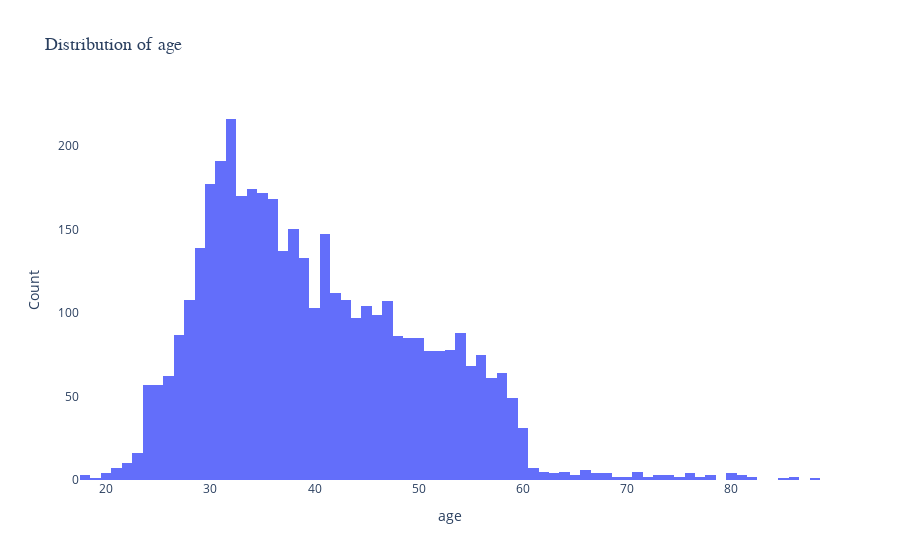
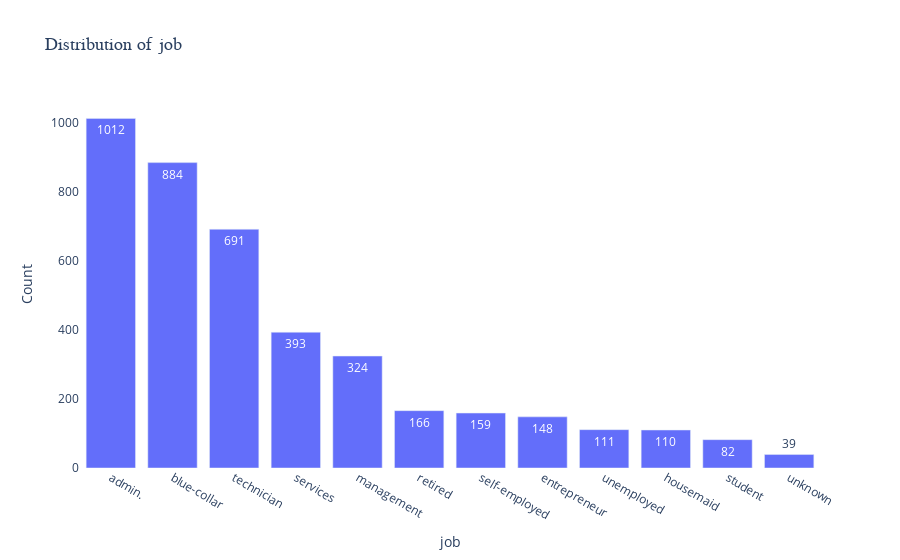
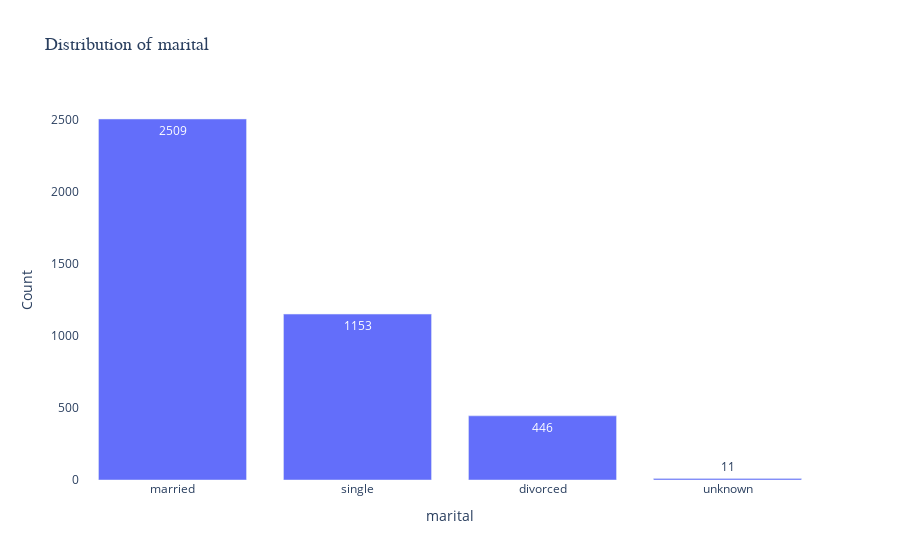
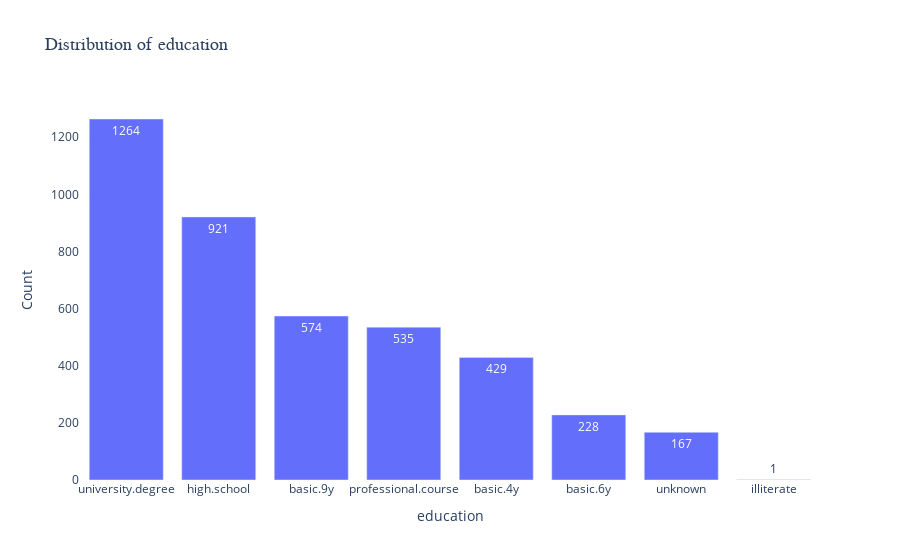

Notebook code cell kept with these figures, in order:
### Code cell
# Define the columns you want to plot
columns =['age',
 'job',
 'marital',
 'education',
 'default',
 'balance',
 'housing',
 'loan',
 'contact',
 'day',
 'month',
 'duration',
 'campaign',
 'pdays',
 'previous',
 'poutcome',
 'y']
# Iterate through each column and create a bar chart or histogram
for column in columns:
    try:
        if column not in df.columns:
            print(f"Column {column} does not exist in the DataFrame")
            continue
        
        # Check if the column is suitable for a bar chart (categorical data)
        if df[column].dtype == 'object' or df[column].dtype.name == 'category':
            # Count the occurrences of each unique value
            column_counts = df[column].value_counts().reset_index()
            column_counts.columns = [column, 'count']
            
            # Create a bar chart using plotly.express
            fig = px.bar(
                column_counts,
                x=column,
                y='count',
                title=f'Distribution of {column}',
                labels={column: column, 'count': 'Count'},
                text='count'
            )
            
            # Update layout for better readability
            fig.update_layout(
                xaxis_title=column,
                yaxis_title='Count',
                paper_bgcolor='rgba(0,0,0,0)',
                plot_bgcolor='rgba(0,0,0,0)',
                title_font=dict(size=18, family="Arial"),
                xaxis={'categoryorder': 'total descending'}
            )
            
            # Show the figure
            fig.show()

        # For numerical data
        elif df[column].dtype in ['int64', 'float64']:
            # Create a histogram for numerical columns
            fig = px.histogram(
                df,
                x=column,
                title=f'Distribution of {column}',
                labels={column: column, 'count': 'Count'}
            )
            
            # Update layout for better readability
            fig.update_layout(
                xaxis_title=column,
                yaxis_title='Count',
                paper_bgcolor='rgba(0,0,0,0)',
                plot_bgcolor='rgba(0,0,0,0)',
                title_font=dict(size=18, family="Arial")
            )
            
            # Show the figure
            fig.show()
    
    except Exception as e:
        print(f"Could not create plot for column {column}: {e}")

### Figure 1 — Plotly figure (JSON) as saved in the notebook; plotly's stock layout.template omitted (floating-point values rounded to 4 significant figures; data arrays with more than 128 entries replaced by an {"elided": "..."} marker saying what was removed)
{"data": [{"alignmentgroup": "True", "bingroup": "x", "hovertemplate": "age=%{x}<br>count=%{y}<extra></extra>", "legendgroup": "", "marker": {"color": "#636efa", "pattern": {"shape": ""}}, "name": "", "offsetgroup": "", "orientation": "v", "showlegend": false, "type": "histogram", "x": {"elided": "4119 int values"}, "xaxis": "x", "yaxis": "y"}], "layout": {"autosize": true, "barmode": "relative", "legend": {"tracegroupgap": 0}, "paper_bgcolor": "rgba(0, 0, 0, 0)", "plot_bgcolor": "rgba(0, 0, 0, 0)", "title": {"font": {"family": "Arial", "size": 18}, "text": "Distribution of age"}, "xaxis": {"anchor": "y", "autorange": true, "domain": [0, 1], "range": [17.5, 88.5], "title": {"text": "age"}, "type": "linear"}, "yaxis": {"anchor": "x", "autorange": true, "domain": [0, 1], "range": [0, 227.4], "title": {"text": "Count"}}}}

### Figure 2 — Plotly figure (JSON) as saved in the notebook; plotly's stock layout.template omitted (floating-point values rounded to 4 significant figures)
{"data": [{"alignmentgroup": "True", "hovertemplate": "job=%{x}<br>Count=%{text}<extra></extra>", "legendgroup": "", "marker": {"color": "#636efa", "pattern": {"shape": ""}}, "name": "", "offsetgroup": "", "orientation": "v", "showlegend": false, "text": [1012, 884, 691, 393, 324, 166, 159, 148, 111, 110, 82, 39], "textposition": "auto", "type": "bar", "x": ["admin.", "blue-collar", "technician", "services", "management", "retired", "self-employed", "entrepreneur", "unemployed", "housemaid", "student", "unknown"], "xaxis": "x", "y": [1012, 884, 691, 393, 324, 166, 159, 148, 111, 110, 82, 39], "yaxis": "y"}], "layout": {"autosize": true, "barmode": "relative", "legend": {"tracegroupgap": 0}, "paper_bgcolor": "rgba(0, 0, 0, 0)", "plot_bgcolor": "rgba(0, 0, 0, 0)", "title": {"font": {"family": "Arial", "size": 18}, "text": "Distribution of job"}, "xaxis": {"anchor": "y", "autorange": true, "categoryorder": "total descending", "domain": [0, 1], "range": [-0.5, 11.5], "title": {"text": "job"}, "type": "category"}, "yaxis": {"anchor": "x", "autorange": true, "domain": [0, 1], "range": [0, 1065.0], "title": {"text": "Count"}, "type": "linear"}}}

### Figure 3 — Plotly figure (JSON) as saved in the notebook; plotly's stock layout.template omitted (floating-point values rounded to 4 significant figures)
{"data": [{"alignmentgroup": "True", "hovertemplate": "marital=%{x}<br>Count=%{text}<extra></extra>", "legendgroup": "", "marker": {"color": "#636efa", "pattern": {"shape": ""}}, "name": "", "offsetgroup": "", "orientation": "v", "showlegend": false, "text": [2509, 1153, 446, 11], "textposition": "auto", "type": "bar", "x": ["married", "single", "divorced", "unknown"], "xaxis": "x", "y": [2509, 1153, 446, 11], "yaxis": "y"}], "layout": {"autosize": true, "barmode": "relative", "legend": {"tracegroupgap": 0}, "paper_bgcolor": "rgba(0, 0, 0, 0)", "plot_bgcolor": "rgba(0, 0, 0, 0)", "title": {"font": {"family": "Arial", "size": 18}, "text": "Distribution of marital"}, "xaxis": {"anchor": "y", "autorange": true, "categoryorder": "total descending", "domain": [0, 1], "range": [-0.5, 3.5], "title": {"text": "marital"}, "type": "category"}, "yaxis": {"anchor": "x", "autorange": true, "domain": [0, 1], "range": [0, 2641.0], "title": {"text": "Count"}, "type": "linear"}}}

### Figure 4 — Plotly figure (JSON) as saved in the notebook; plotly's stock layout.template omitted (floating-point values rounded to 4 significant figures)
{"data": [{"alignmentgroup": "True", "hovertemplate": "education=%{x}<br>Count=%{text}<extra></extra>", "legendgroup": "", "marker": {"color": "#636efa", "pattern": {"shape": ""}}, "name": "", "offsetgroup": "", "orientation": "v", "showlegend": false, "text": [1264, 921, 574, 535, 429, 228, 167, 1], "textposition": "auto", "type": "bar", "x": ["university.degree", "high.school", "basic.9y", "professional.course", "basic.4y", "basic.6y", "unknown", "illiterate"], "xaxis": "x", "y": [1264, 921, 574, 535, 429, 228, 167, 1], "yaxis": "y"}], "layout": {"autosize": true, "barmode": "relative", "legend": {"tracegroupgap": 0}, "paper_bgcolor": "rgba(0, 0, 0, 0)", "plot_bgcolor": "rgba(0, 0, 0, 0)", "title": {"font": {"family": "Arial", "size": 18}, "text": "Distribution of education"}, "xaxis": {"anchor": "y", "autorange": true, "categoryorder": "total descending", "domain": [0, 1], "range": [-0.5, 7.5], "title": {"text": "education"}, "type": "category"}, "yaxis": {"anchor": "x", "autorange": true, "domain": [0, 1], "range": [0, 1331.0], "title": {"text": "Count"}, "type": "linear"}}}
